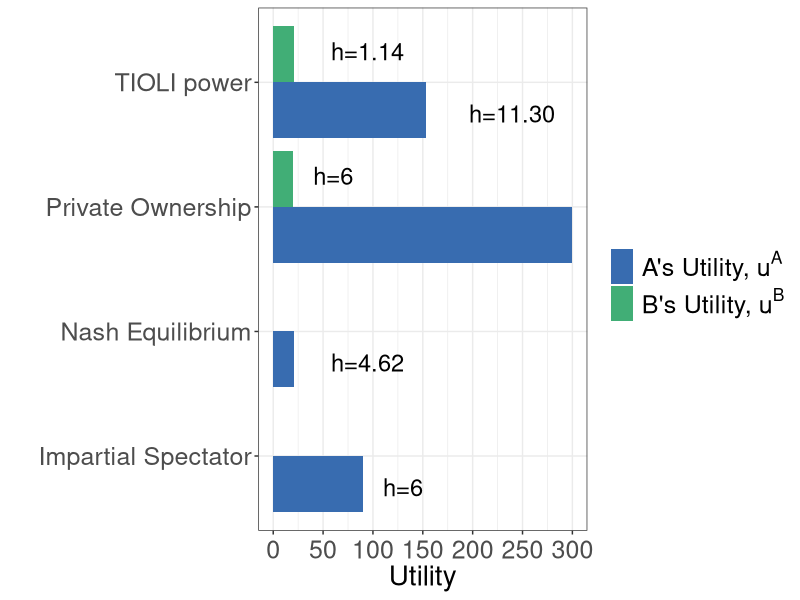
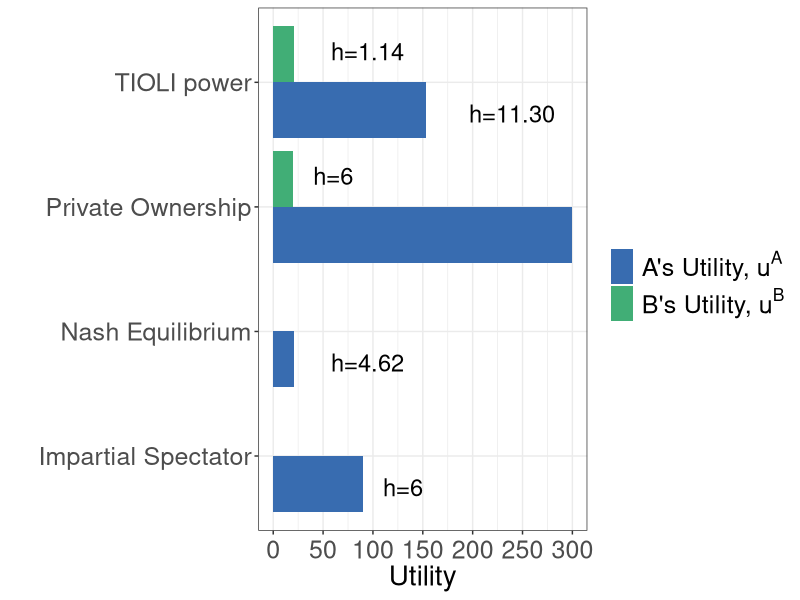

R code for these plots, in order:
library(tidyverse)

#data for the figure 
x <- c("Nash Equilibrium","TIOLI power" ,"Impartial Spectator", "Private Ownership","Nash Equilibrium","TIOLI power" ,"Impartial Spectator", "Private Ownership")
y1 <- c(21.3,153.2,90,300, NA,21.3,NA,20)
y2 <- c("h=4.62","h=11.30","h=6","h=6",NA,"h=1.14",NA,"h=6")
y3 <- c("a","a","a","a","b","b","b","b")

df <- tibble(x, y1, y2, y3)

#figure 
plot1 <- df %>% 
  ggplot(aes(x = x, y = y1)) +
  geom_bar(aes(group = y3, fill = y3), stat = "identity", position = position_dodge())  +
  scale_y_continuous(breaks = seq(0,300,50),
                     labels = seq(0,300,50),
                     limits = c(0,300)) +
  scale_fill_manual(values=c("#386cb0","#41AE76"), 
                    name = "",
                    breaks = c("a","b"), 
                    labels = c(expression(paste("A's Utility, ", u^A)), expression(paste("B's Utility, ", u^B))))+
  #xlab("Point in the Edgeworth Box") + 
  theme_bw() +
  ylab("Utility") +
  xlab("") +
  theme(legend.position = "right",
        legend.text.align = 0,
        axis.title.y = element_text(size=20),
        axis.title.x = element_text(size = 20),
        axis.text.y = element_text(size = 18),
        #legend.title = element_text(size = 16),
        legend.text = element_text(size = 18),
        legend.title = element_text(size = 18),
        axis.text.x  = element_text(vjust = 0.5, size = 18)) + 
  geom_text(
    aes(x = x, y = y1, label = y2, group = y3), 
    hjust = -0.5, size = 6,
    position = position_dodge(width = 1),
    inherit.aes = TRUE
  ) + 
  coord_flip() 
plot1 



ggsave("coordination_failures/figureC.pdf", plot1, width = 18, height = 7)
